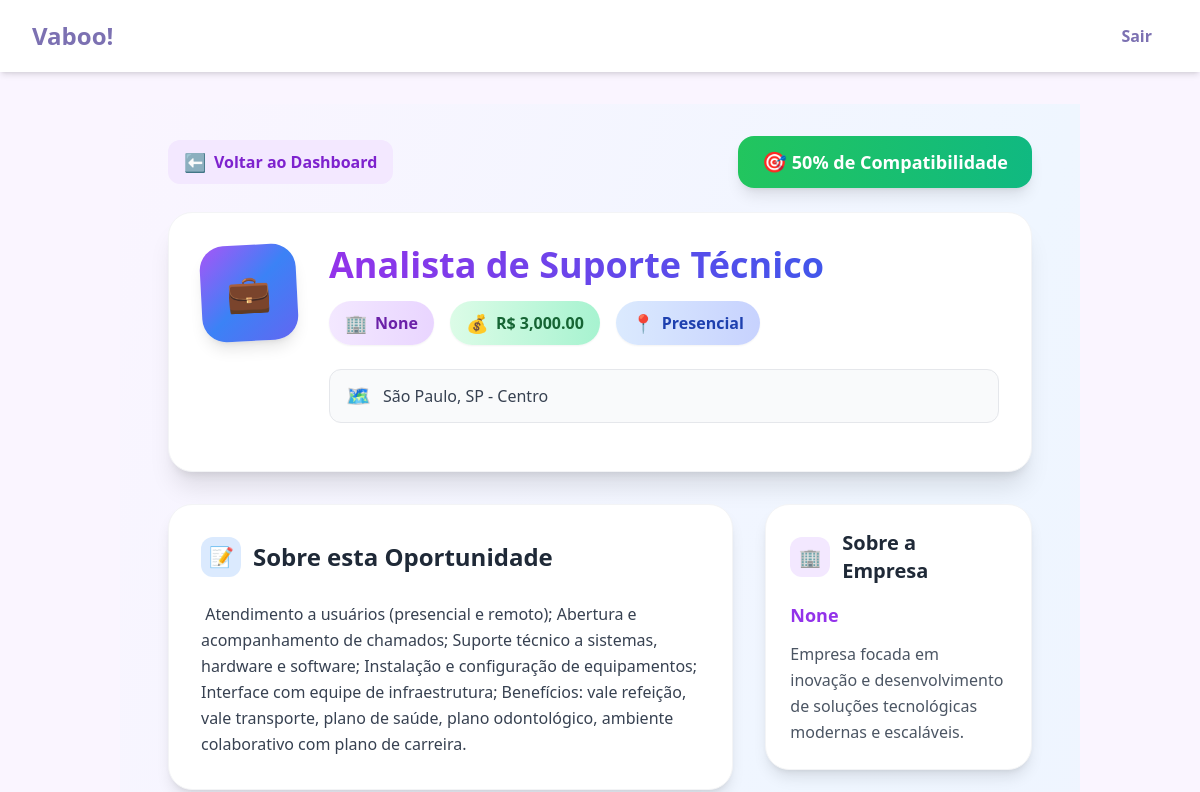
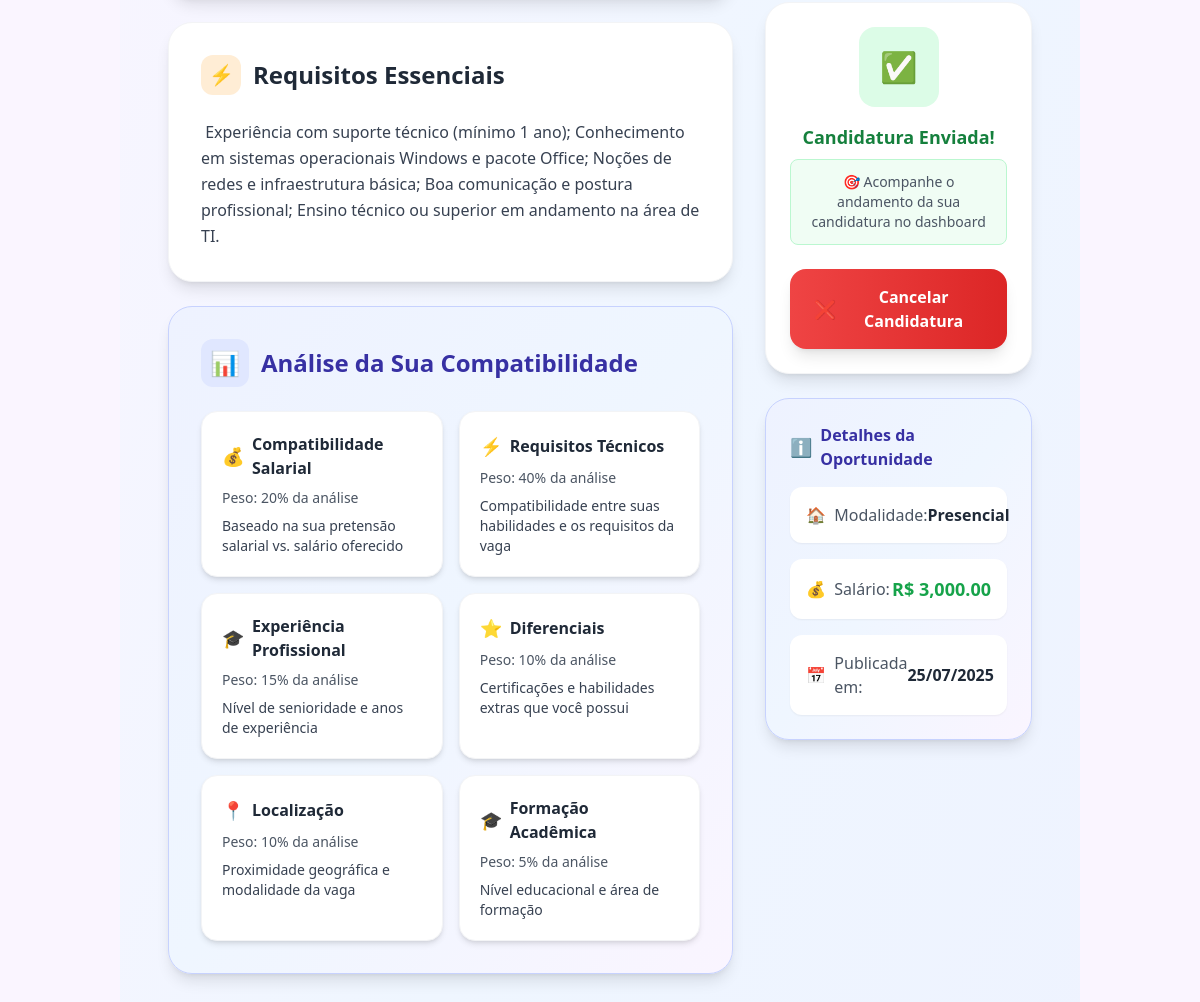
/vaga/8 (signed in), run on the app's committed database (2 pictures, top to bottom).
### tables this page shows
CREATE TABLE candidaturas (
            id INTEGER PRIMARY KEY AUTOINCREMENT,
            candidato_id INTEGER NOT NULL,
            vaga_id INTEGER NOT NULL,
            score REAL NOT NULL,
            posicao INTEGER,
            data_candidatura DATETIME DEFAULT CURRENT_TIMESTAMP,
            FOREIGN KEY (candidato_id) REFERENCES candidatos (id),
            FOREIGN KEY (vaga_id) REFERENCES vagas (id)
        );

CREATE TABLE vagas (
            id INTEGER PRIMARY KEY AUTOINCREMENT,
            empresa_id INTEGER NOT NULL,
            titulo TEXT NOT NULL,
            descricao TEXT NOT NULL,
            requisitos TEXT NOT NULL,
            salario_oferecido REAL NOT NULL,
            data_criacao DATETIME DEFAULT CURRENT_TIMESTAMP, tipo_vaga TEXT DEFAULT "Presencial", endereco_vaga TEXT, status TEXT DEFAULT "Ativa", candidato_selecionado_id INTEGER, diferenciais TEXT, data_congelamento DATE, candidato_contratado_id INTEGER, data_contratacao DATETIME, ranking_contratacao INTEGER, categoria_id INTEGER REFERENCES categorias(id), urgencia_contratacao TEXT, data_congelamento_agendado DATE, localizacao_endereco TEXT, localizacao_cidade TEXT, localizacao_estado TEXT, localizacao_cep TEXT, usar_endereco_empresa BOOLEAN DEFAULT FALSE,
            FOREIGN KEY (empresa_id) REFERENCES empresas (id)
        );

### app.py (the view)
@app.route('/vaga/<int:vaga_id>')
def detalhes_vaga(vaga_id):
    if 'candidato_id' not in session:
        return redirect(url_for('login_candidato'))
    conn = get_db_connection()
    cursor = conn.cursor()
    cursor.execute(
        '''
        SELECT v.*, e.nome as empresa_nome
        FROM vagas v
        JOIN empresas e ON v.empresa_id = e.id
        WHERE v.id = ? AND v.status = 'Ativa'
    ''', (vaga_id, ))
    vaga_data = cursor.fetchone()
    if not vaga_data:
        flash('Vaga não encontrada ou não está mais ativa', 'error')
        return redirect(url_for('dashboard_candidato'))
    cursor.execute(
        '''
        SELECT id, score FROM candidaturas
        WHERE candidato_id = ? AND vaga_id = ?
    ''', (session['candidato_id'], vaga_id))
    candidatura = cursor.fetchone()
    cursor.execute(
        '''
        SELECT texto_curriculo, endereco_completo, pretensao_salarial
        FROM candidatos WHERE id = ?
    ''', (session['candidato_id'], ))
    candidato_data = cursor.fetchone()
    conn.close()
    vaga = {
        'id':
        vaga_data[0],
        'titulo':
        vaga_data[2],
        'descricao':
        vaga_data[3],
        'requisitos':
        vaga_data[4],
        'salario_oferecido':
        vaga_data[5],
        'tipo_vaga':
        vaga_data[7] or 'Presencial',
        'endereco_vaga':
        vaga_data[8],
        'diferenciais':
        vaga_data[11],
        'data_criacao':
        datetime.strptime(vaga_data[6], '%Y-%m-%d %H:%M:%S')
        if vaga_data[6] else None
    }
    empresa = {'nome': vaga_data[12]}
    score = None
    if candidato_data:
        config = get_config()
        avaliador = get_avaliador(config['MODO_IA'])
        score = candidatura[1] if candidatura else avaliador.calcular_score(
            candidato_data[0], vaga['requisitos'], candidato_data[2],
            vaga['salario_oferecido'], vaga['diferenciais'], candidato_data[1],
            vaga['endereco_vaga'], vaga['tipo_vaga'])
    return render_template('detalhes_vaga.html',
                           vaga=vaga,
                           empresa=empresa,
                           score=score,
                           ja_candidatado=bool(candidatura))

### templates/detalhes_vaga.html (shortened to what this page needs)
{% extends "base.html" %}
{% block content %}
<div class="min-h-screen bg-gradient-to-br from-purple-50 via-blue-50 to-indigo-50 py-8">
    <div class="max-w-4xl mx-auto px-4">
        <div class="mb-8">
            <div class="flex items-center justify-between mb-6">
                <a href="{{ url_for('dashboard_candidato') }}"
                   class="inline-flex items-center gap-2 bg-purple-100 hover:bg-purple-200 text-purple-700 hover:text-purple-800 font-semibold px-4 py-2 rounded-xl transition-all duration-300 transform hover:scale-105">
                    <span class="text-lg">⬅️</span> Voltar ao Dashboard
                </a>
                {% if score %}
                <div class="bg-gradient-to-r from-green-500 to-emerald-500 text-white px-6 py-3 rounded-2xl font-bold text-lg shadow-lg">
                    <span class="text-xl">🎯</span> {{ "%.0f"|format(score) }}% de Compatibilidade
                </div>
                {% endif %}
            </div>
            <div class="bg-white rounded-3xl p-8 shadow-xl border border-gray-100">
                <div class="flex items-start gap-8">
                    <div class="w-24 h-24 bg-gradient-to-br from-purple-500 via-blue-500 to-indigo-500 rounded-3xl flex items-center justify-center flex-shrink-0 shadow-lg transform -rotate-3 hover:rotate-0 transition-transform duration-300">
                        <span class="text-4xl">💼</span>
                    </div>
                    <div class="flex-1">
                        <h1 class="text-4xl font-bold bg-gradient-to-r from-purple-600 to-blue-600 bg-clip-text text-transparent mb-4">{{ vaga.titulo }}</h1>
                        <div class="flex flex-wrap gap-4 mb-6">
                            <span class="flex items-center gap-2 bg-gradient-to-r from-purple-100 to-purple-200 text-purple-800 px-4 py-2 rounded-full font-semibold shadow-sm">
                                <span class="text-lg">🏢</span> {{ empresa.nome }}
                            </span>
                            <span class="flex items-center gap-2 bg-gradient-to-r from-green-100 to-emerald-200 text-green-800 px-4 py-2 rounded-full font-semibold shadow-sm">
                                <span class="text-lg">💰</span> R$ {{ "{:,.2f}".format(vaga.salario_oferecido) }}
                            </span>
                            <span class="flex items-center gap-2 bg-gradient-to-r from-blue-100 to-indigo-200 text-blue-800 px-4 py-2 rounded-full font-semibold shadow-sm">
                                <span class="text-lg">📍</span> {{ vaga.tipo_vaga }}
                            </span>
                        </div>
                        {% if vaga.endereco_vaga and vaga.tipo_vaga in ['Presencial', 'Híbrida'] %}
                        <div class="flex items-center gap-3 text-gray-700 mb-4 bg-gray-50 px-4 py-3 rounded-xl border border-gray-200">
                            <span class="text-xl">🗺️</span>
                            <span class="font-medium">{{ vaga.endereco_vaga }}</span>
                        </div>
                        {% endif %}
                    </div>
                </div>
            </div>
        </div>
        <div class="grid gap-8 lg:grid-cols-3">
            <div class="lg:col-span-2 space-y-6">
                <div class="bg-white rounded-3xl p-8 shadow-lg border border-gray-100 hover:shadow-xl transition-shadow duration-300">
                    <h2 class="text-2xl font-bold text-gray-800 mb-6 flex items-center gap-3">
                        <div class="w-10 h-10 bg-blue-100 rounded-xl flex items-center justify-center">
                            <span class="text-xl">📝</span>
                        </div>
                        Sobre esta Oportunidade
                    </h2>
                    <div class="text-gray-700 leading-relaxed whitespace-pre-wrap text-base">{{ vaga.descricao }}</div>
                </div>
                <div class="bg-white rounded-3xl p-8 shadow-lg border border-gray-100 hover:shadow-xl transition-shadow duration-300">
                    <h2 class="text-2xl font-bold text-gray-800 mb-6 flex items-center gap-3">
                        <div class="w-10 h-10 bg-orange-100 rounded-xl flex items-center justify-center">
                            <span class="text-xl">⚡</span>
                        </div>
                        Requisitos Essenciais
                    </h2>
                    <div class="text-gray-700 leading-relaxed whitespace-pre-wrap text-base">{{ vaga.requisitos }}</div>
                </div>
                {% if score %}
                <div class="bg-gradient-to-br from-indigo-50 via-blue-50 to-purple-50 rounded-3xl p-8 border border-indigo-200 shadow-lg">
                    <h2 class="text-2xl font-bold text-indigo-800 mb-6 flex items-center gap-3">
                        <div class="w-12 h-12 bg-indigo-100 rounded-xl flex items-center justify-center">
                            <span class="text-2xl">📊</span>
                        </div>
                        Análise da Sua Compatibilidade
                    </h2>
                    <div class="grid grid-cols-1 md:grid-cols-2 gap-4">
                        <div class="bg-white rounded-2xl p-5 shadow-md border border-gray-100">
                            <h4 class="font-bold text-gray-800 mb-2 flex items-center gap-2">
                                <span class="text-lg">💰</span> Compatibilidade Salarial
                            </h4>
                            <div class="text-sm text-gray-600 mb-2">Peso: 20% da análise</div>
                            <p class="text-sm text-gray-700">Baseado na sua pretensão salarial vs. salário oferecido</p>
                        </div>
                        <div class="bg-white rounded-2xl p-5 shadow-md border border-gray-100">
                            <h4 class="font-bold text-gray-800 mb-2 flex items-center gap-2">
                                <span class="text-lg">⚡</span> Requisitos Técnicos
                            </h4>
                            <div class="text-sm text-gray-600 mb-2">Peso: 40% da análise</div>
                            <p class="text-sm text-gray-700">Compatibilidade entre suas habilidades e os requisitos da vaga</p>
                        </div>
                        <div class="bg-white rounded-2xl p-5 shadow-md border border-gray-100">
                            <h4 class="font-bold text-gray-800 mb-2 flex items-center gap-2">
                                <span class="text-lg">🎓</span> Experiência Profissional
                            </h4>
                            <div class="text-sm text-gray-600 mb-2">Peso: 15% da análise</div>
                            <p class="text-sm text-gray-700">Nível de senioridade e anos de experiência</p>
                        </div>
                        <div class="bg-white rounded-2xl p-5 shadow-md border border-gray-100">
                            <h4 class="font-bold text-gray-800 mb-2 flex items-center gap-2">
                                <span class="text-lg">⭐</span> Diferenciais
                            </h4>
                            <div class="text-sm text-gray-600 mb-2">Peso: 10% da análise</div>
                            <p class="text-sm text-gray-700">Certificações e habilidades extras que você possui</p>
                        </div>
                        <div class="bg-white rounded-2xl p-5 shadow-md border border-gray-100">
                            <h4 class="font-bold text-gray-800 mb-2 flex items-center gap-2">
                                <span class="text-lg">📍</span> Localização
                            </h4>
                            <div class="text-sm text-gray-600 mb-2">Peso: 10% da análise</div>
                            <p class="text-sm text-gray-700">Proximidade geográfica e modalidade da vaga</p>
                        </div>
                        <div class="bg-white rounded-2xl p-5 shadow-md border border-gray-100">
                            <h4 class="font-bold text-gray-800 mb-2 flex items-center gap-2">
                                <span class="text-lg">🎓</span> Formação Acadêmica
                            </h4>
                            <div class="text-sm text-gray-600 mb-2">Peso: 5% da análise</div>
                            <p class="text-sm text-gray-700">Nível educacional e área de formação</p>
                        </div>
                    </div>
                </div>
                {% endif %}
            </div>
            <div class="space-y-6">
                <div class="bg-white rounded-3xl p-6 shadow-lg border border-gray-100">
                    <h3 class="text-xl font-bold text-gray-800 mb-4 flex items-center gap-3">
                        <div class="w-10 h-10 bg-purple-100 rounded-xl flex items-center justify-center">
                            <span class="text-lg">🏢</span>
                        </div>
                        Sobre a Empresa
                    </h3>
                    <div class="text-gray-700">
                        <p class="font-bold text-purple-600 mb-3 text-lg">{{ empresa.nome }}</p>
                        <p class="text-gray-600 leading-relaxed">
                            Empresa focada em inovação e desenvolvimento de soluções tecnológicas modernas e escaláveis.
                        </p>
                    </div>
                </div>
                <div class="bg-white rounded-3xl p-6 shadow-lg border border-gray-100">
                    {% if ja_candidatado %}
                        <div class="text-center">
                            <div class="w-20 h-20 bg-green-100 rounded-2xl mx-auto mb-4 flex items-center justify-center">
                                <span class="text-3xl">✅</span>
                            </div>
                            <h4 class="font-bold text-green-700 mb-2 text-lg">Candidatura Enviada!</h4>
                            <p class="text-sm text-gray-600 mb-6 bg-green-50 p-3 rounded-lg border border-green-200">
                                🎯 Acompanhe o andamento da sua candidatura no dashboard
                            </p>
                            <button onclick="cancelarCandidatura({{ vaga.id }})"
                                    class="w-full bg-gradient-to-r from-red-500 to-red-600 hover:from-red-600 hover:to-red-700 text-white py-4 px-6 rounded-2xl font-bold transition-all duration-300 transform hover:scale-105 shadow-lg flex items-center justify-center gap-2">
                                <span class="text-lg">❌</span>
                                Cancelar Candidatura
                            </button>
                        </div>
                    {% endif %}
                </div>
                <div class="bg-gradient-to-br from-indigo-50 via-blue-50 to-purple-50 rounded-3xl p-6 border border-indigo-200 shadow-lg">
                    <h4 class="font-bold text-indigo-800 mb-4 flex items-center gap-2">
                        <span class="text-lg">ℹ️</span> Detalhes da Oportunidade
                    </h4>
                    <div class="space-y-4">
                        <div class="bg-white rounded-xl p-4 shadow-sm">
                            <div class="flex justify-between items-center">
                                <span class="text-gray-600 flex items-center gap-2">
                                    <span>🏠</span> Modalidade:
                                </span>
                                <span class="font-bold text-gray-800">{{ vaga.tipo_vaga }}</span>
                            </div>
                        </div>
                        <div class="bg-white rounded-xl p-4 shadow-sm">
                            <div class="flex justify-between items-center">
                                <span class="text-gray-600 flex items-center gap-2">
                                    <span>💰</span> Salário:
                                </span>
                                <span class="font-bold text-green-600 text-lg">R$ {{ "{:,.2f}".format(vaga.salario_oferecido) }}</span>
                            </div>
                        </div>
                        <div class="bg-white rounded-xl p-4 shadow-sm">
                            <div class="flex justify-between items-center">
                                <span class="text-gray-600 flex items-center gap-2">
                                    <span>📅</span> Publicada em:
                                </span>
                                <span class="font-bold text-gray-800">{{ vaga.data_criacao.strftime('%d/%m/%Y') if vaga.data_criacao else 'N/A' }}</span>
                            </div>
                        </div>
                    </div>
                </div>
            </div>
        </div>
    </div>
</div>
{% endblock %}

### data on the page
candidaturas: score "50"
vagas: salario_oferecido "3,000.00", tipo_vaga "Presencial", endereco_vaga "São Paulo, SP - Centro", descricao "Atendimento a usuários (presencial e remoto); Abertura e acompanhamento de chamados; Suporte técnico a sistemas, hardware e software; Instalação e configuração de equipamentos; Interface com equipe de infraestrutura; Benefícios: vale refeição, vale transporte, plano de saúde, plano odontológico, ambiente colaborativo com plano de carreira.", requisitos "Experiência com suporte técnico (mínimo 1 ano); Conhecimento em sistemas operacionais Windows e pacote Office; Noções de redes e infraestrutura básica; Boa comunicação e postura profissional; Ensino técnico ou superior em andamento na área de TI."

### other printed values
{{ empresa.nome }} "None"
{{ vaga.data_criacao.strftime('%d/%m/%Y') if vaga.data_criacao else 'N/A' }} "25/07/2025"
